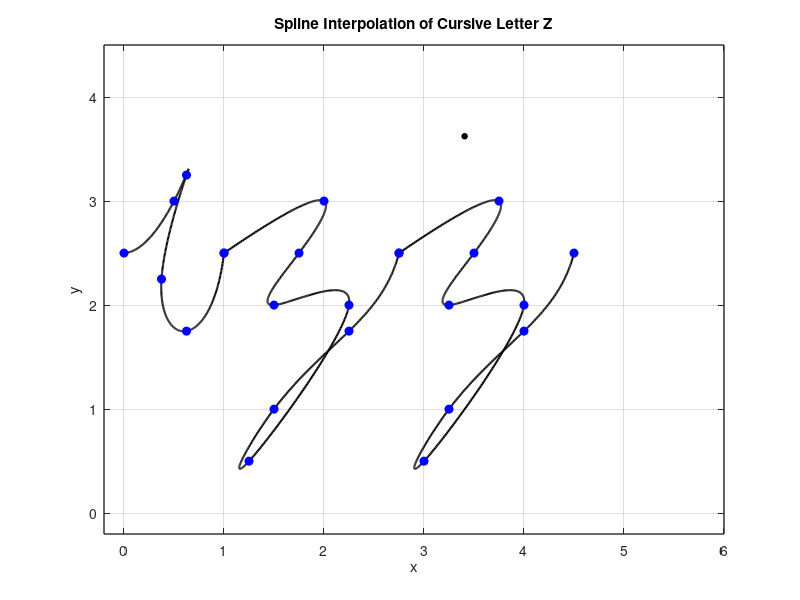

This chart was generated by the following MATLAB code:
%% Letter I
% Define data points for x and y coordinates
x = [2.75 3.25 3.375 3.125 3.375 3.75];
y = [2.5 3 3.25 2.25 1.75 2.5];
dot_x = 3.375;
dot_y = 3.625; 

% Define the amount of shift to the right (offset)
x_shift = -2.75;

% Apply the offset to x coordinates (horizontal) 
x = x + x_shift;

n = length(x);
t = 0:n-1; % Parametric coordinate t
tt = 0:0.01:n-1; % More dense coordinate tt for spline interpolation

% Compute spline interpolation
xx = spline(t, x, tt);
yy = spline(t, y, tt);

% Plot settings
figure(1)
plot(xx, yy, 'k', 'LineWidth', 1.5) % plot spline
hold on
plot(x, y, 'bo', 'MarkerFaceColor', 'b') % plot data points
text(dot_x, dot_y, '•', 'Color', 'k', 'FontSize', 13);
axis([-0.2 6 -0.2 4.5])
grid on
title('Spline Interpolation of Cursive Letter I')
xlabel('x')
ylabel('y')
set(gca, 'FontSize', 10, 'LineWidth', 1)
grid on


%% Letter Z

x = [0.25 1.25 1 0.75 1.5 0.5 0.75 1.5 2];
y = [2.5 3 2.5 2 2 0.5 1 1.75 2.5];

% Define the amount of shift to the right (offset)
x_shift = 0.75;

% Apply the offset to x coordinates (horizontal) 
x = x + x_shift;
n = length(x);
t = 0:n-1; % Parametric coordinate t
tt = 0:0.01:n-1; % More dense coordinate tt for spline interpolation

% Compute spline interpolation
xx = spline(t, x, tt);
yy = spline(t, y, tt);

% Plot settings
figure(1)
plot(xx, yy, 'k', 'LineWidth', 1.5) % plot spline
hold on
plot(x, y, 'bo', 'MarkerFaceColor', 'b') % plot data points
axis([-0.2 6 -0.2 4.5])
grid on
title('Spline Interpolation of Cursive Letter Z')
xlabel('x')
ylabel('y')
set(gca, 'FontSize', 10, 'LineWidth', 1)
grid on

%% Letter z(2)

x = [0.25 1.25 1 0.75 1.5 0.5 0.75 1.5 2];
y = [2.5 3 2.5 2 2 0.5 1 1.75 2.5];

% Define the amount of shift to the right (offset)
x_shift = 2.5;

% Apply the offset to x coordinates (horizontal) 
x = x + x_shift;
n = length(x);
t = 0:n-1; % Parametric coordinate t
tt = 0:0.01:n-1; % More dense coordinate tt for spline interpolation

% Compute spline interpolation
xx = spline(t, x, tt);
yy = spline(t, y, tt);

% Plot settings
figure(1)
plot(xx, yy, 'k', 'LineWidth', 1.5) % plot spline
hold on
plot(x, y, 'bo', 'MarkerFaceColor', 'b') % plot data points
axis([-0.2 6 -0.2 4.5])
grid on
title('Spline Interpolation of Cursive Letter Z')
xlabel('x')
ylabel('y')
set(gca, 'FontSize', 10, 'LineWidth', 1)
grid on
